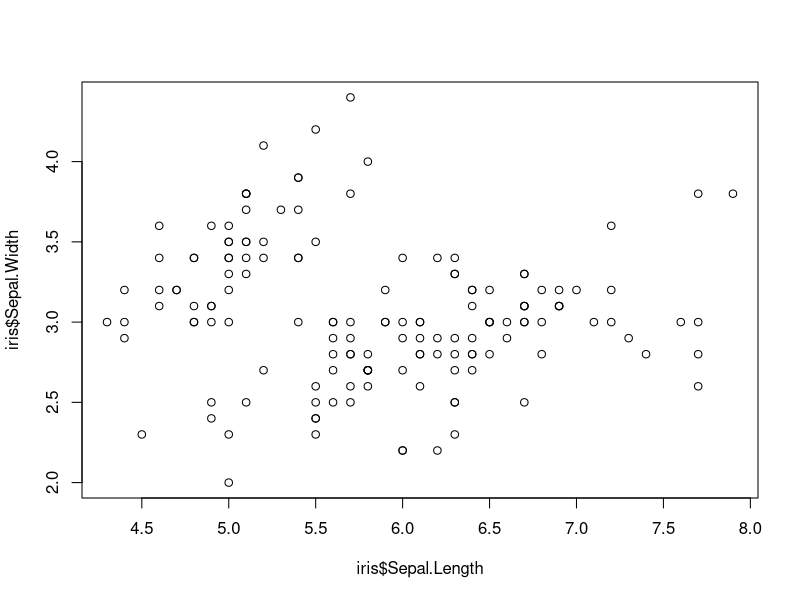
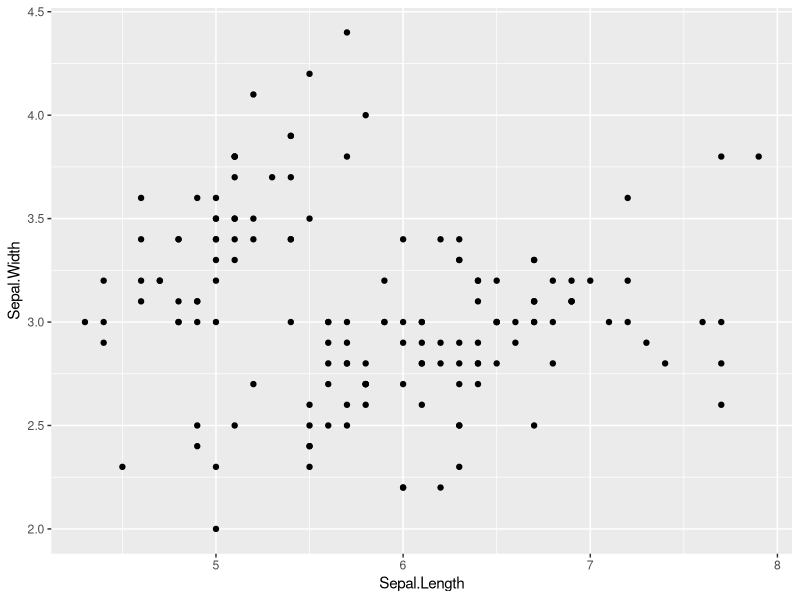
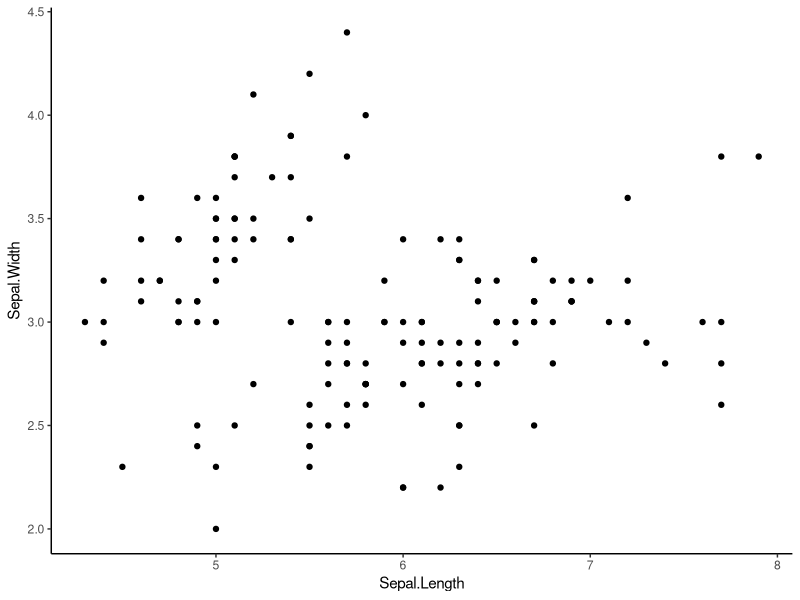
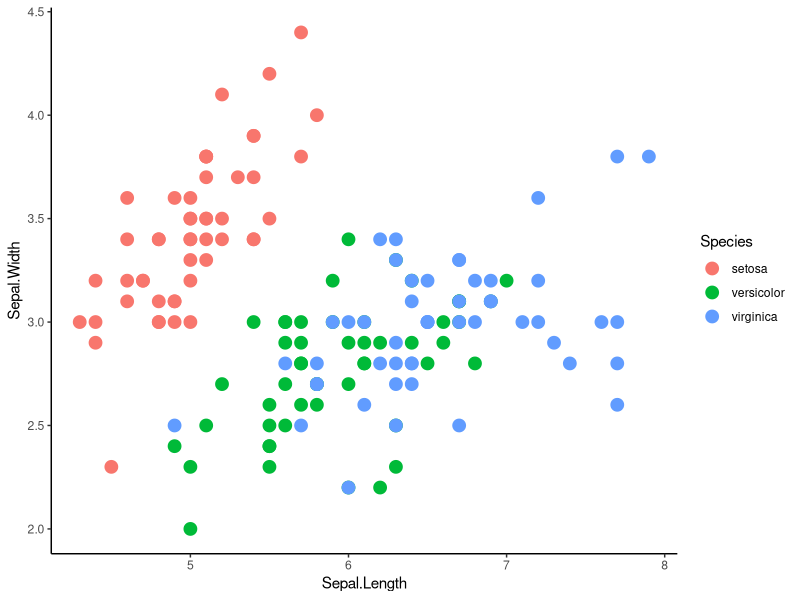

Source code (R) for these figures, in order:
#Megan Maloney -- Activity 4
#use built in iris dataset
#take a look at it 
#install.packages(c("ggplot2","dplyr"))
head(iris)
#load in some tidyverse packages
library(dplyr)
library(ggplot2)

#####################################
##### Part 1: for loops         #####
#####################################

#Using only data for iris versicolor
#write a for loop
#that produces a regression table
#for each of the following relationships
#1. iris  sepal length x width
#2. iris  petal length x width
#3. iris sepal length x petal length
versicolor <- iris[iris$Species == "versicolor", ]
versicolor$Sepal.Length
#y ~ x
#dependent variable "is a function of" independent variable
#lm.out <- lm(versicolor[,"Sepal.Width"] ~ versicolor[,"Sepal.Length"])
#str(lm.out) # is a list

x <- c("Sepal.Length", "Petal.Length", "Sepal.Length")
y <- c("Sepal.Width", "Petal.Width", "Petal.Length")

lm.out <- list()
#index lists with double brackets
#if data is classified as factor, may need to use paste() ex'l: versicolor[ ,paste(y[i])]
for(i in 1:3){
  lm.out[[i]] <- lm(versicolor[ ,y[i]] ~ versicolor[ ,x[i]])
}

lm.out[1]
lm.out[2]


#####################################
##### Part 2: data in dplyr     #####
#####################################

#use dplyr to join data of maximum height
#to a new iris data frame

height <- data.frame(Species = c("virginica","setosa","versicolor"),
                     Height.cm = c(60,100,11.8))

#iris left
#height right
iris2 <- left_join(iris, height, by="Species")

#####################################
##### Part 3: plots in ggplot2  #####
#####################################
#look at base R scatter plot
plot(iris$Sepal.Length,iris$Sepal.Width)

#3a. now make the same plot in ggplot
ggplot(data = iris, aes(Sepal.Length, Sepal.Width)) +
  geom_point()

#3b. make a scatter plot with ggplot and get rid of  busy grid lines
ggplot(data = iris, aes(Sepal.Length, Sepal.Width)) +
  geom_point()+
  theme_classic()

#3c.make a scatter plot with ggplot and get rid of grid lines
#and show species by color increasing the point size
ggplot(data = iris, aes(Sepal.Length, Sepal.Width, color=Species)) +
  geom_point(size=4)+
  theme_classic()

#####################################
##### Question: how did         #####
##### arguments differ between  #####
##### plot and ggplot?          #####
#####################################		
#There is a syntax change as we move to ggplot in names such as color and size.